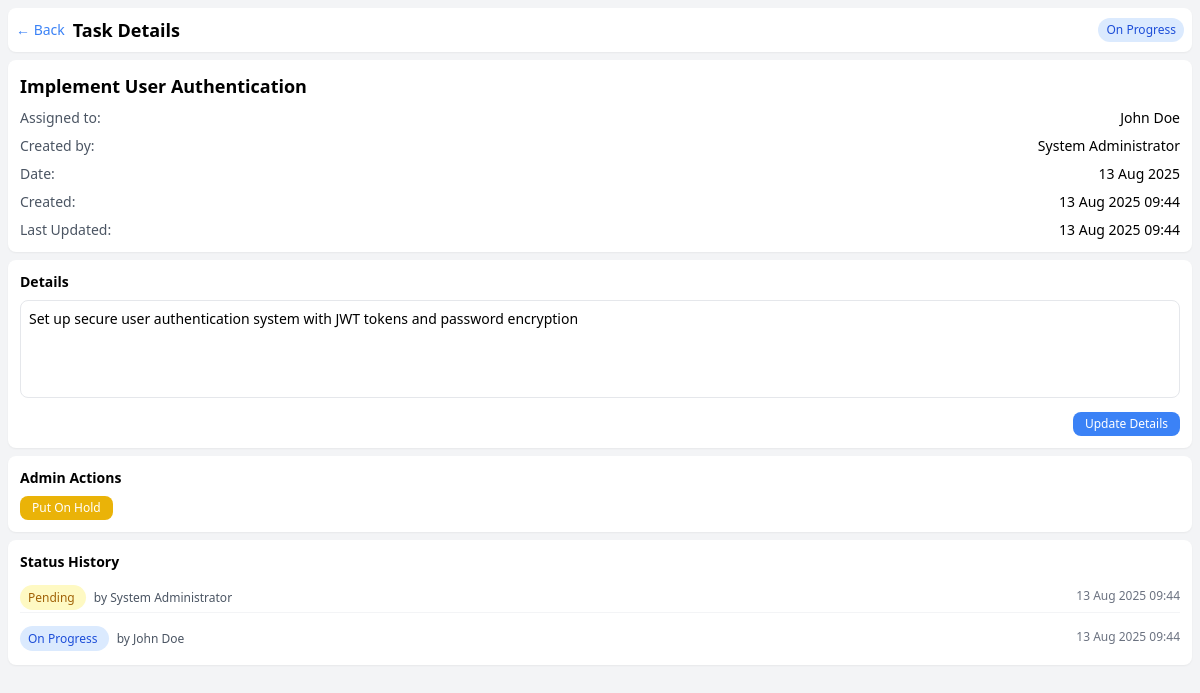
/task.php?id=2 (signed in), run on the app's committed database.
### tables this page shows
CREATE TABLE tasks (
    id INT PRIMARY KEY AUTO_INCREMENT,
    title VARCHAR(200) NOT NULL,
    details TEXT,
    date DATE NOT NULL,
    assigned_to INT NOT NULL,
    created_by INT NOT NULL,
    approved_by INT NULL,
    updated_by INT NULL,   
    status ENUM('Pending','On Progress','Done','Approved','On Hold') DEFAULT 'Pending',
    priority ENUM('low','medium','high') DEFAULT 'medium',
    estimated_hours DECIMAL(4,2) NULL,
    actual_hours DECIMAL(4,2) NULL,
    due_time TIME NULL,
    tags JSON NULL,
    attachments JSON NULL,
    completion_notes TEXT NULL,
    created_at TIMESTAMP DEFAULT CURRENT_TIMESTAMP,
    updated_at TIMESTAMP DEFAULT CURRENT_TIMESTAMP ON UPDATE CURRENT_TIMESTAMP,
    
    FOREIGN KEY (assigned_to) REFERENCES users(id) ON DELETE RESTRICT,
    FOREIGN KEY (created_by) REFERENCES users(id) ON DELETE RESTRICT,
    FOREIGN KEY (approved_by) REFERENCES users(id) ON DELETE SET NULL,
    FOREIGN KEY (updated_by) REFERENCES users(id) ON DELETE SET NULL,
    
    INDEX idx_assigned_to (assigned_to),
    INDEX idx_date (date),
    INDEX idx_status (status),
    INDEX idx_priority (priority),
    INDEX idx_created_by (created_by),
    INDEX idx_date_status (date, status),
    INDEX idx_assigned_date (assigned_to, date)
);

CREATE TABLE users (
    id INT PRIMARY KEY AUTO_INCREMENT,
    name VARCHAR(100) NOT NULL,
    email VARCHAR(150) UNIQUE NOT NULL,
    password VARCHAR(255) NOT NULL,
    role ENUM('admin','user') DEFAULT 'user',
    avatar VARCHAR(255) NULL,
    phone VARCHAR(20) NULL,
    department VARCHAR(100) NULL,
    is_active BOOLEAN DEFAULT TRUE,
    last_login TIMESTAMP NULL,
    failed_attempts INT DEFAULT 0,
    locked_until TIMESTAMP NULL,
    force_password_change BOOLEAN DEFAULT FALSE,
    created_at TIMESTAMP DEFAULT CURRENT_TIMESTAMP,
    updated_at TIMESTAMP DEFAULT CURRENT_TIMESTAMP ON UPDATE CURRENT_TIMESTAMP,
    
    INDEX idx_email (email),
    INDEX idx_role (role),
    INDEX idx_active (is_active)
);

CREATE TABLE status_logs (
    id INT PRIMARY KEY AUTO_INCREMENT,
    task_id INT NOT NULL,
    status ENUM('Pending','On Progress','Done','Approved','On Hold') NOT NULL,
    previous_status ENUM('Pending','On Progress','Done','Approved','On Hold') NULL,
    updated_by INT NOT NULL,
    comments TEXT NULL,
    timestamp TIMESTAMP DEFAULT CURRENT_TIMESTAMP,
    
    FOREIGN KEY (task_id) REFERENCES tasks(id) ON DELETE CASCADE,
    FOREIGN KEY (updated_by) REFERENCES users(id) ON DELETE RESTRICT,
    
    INDEX idx_task_id (task_id),
    INDEX idx_timestamp (timestamp),
    INDEX idx_updated_by (updated_by)
);

### includes/auth.php (called while the page is built, shortened)
<?php
function isAdmin() {
    return isset($_SESSION['role']) && $_SESSION['role'] === 'admin';
}
?>

### task.php (the view, shortened to what this page needs)
<?php
require_once 'includes/auth.php';
require_once 'includes/functions.php';
$taskId = $_GET['id'] ?? null;
$stmt = $pdo->prepare("
    SELECT t.*, u.name as assigned_name, c.name as created_name
    FROM tasks t
    LEFT JOIN users u ON t.assigned_to = u.id
    LEFT JOIN users c ON t.created_by = c.id
    WHERE t.id = ?
");
$stmt->execute([$taskId]);
$task = $stmt->fetch();
$stmt = $pdo->prepare("
    SELECT sl.*, u.name as updated_by_name
    FROM status_logs sl
    LEFT JOIN users u ON sl.updated_by = u.id
    WHERE sl.task_id = ?
    ORDER BY sl.timestamp DESC
");
$stmt->execute([$taskId]);
$statusLogs = $stmt->fetchAll();
?>
<!DOCTYPE html>
<html lang="en">
<head>
    <script src="https://cdn.tailwindcss.com"></script>
</head>
<body class="bg-gray-100 min-h-screen pb-16">
    <div class="p-2">
        <header class="flex justify-between items-center py-2 px-2 bg-white rounded-lg shadow-sm mb-2">
            <div class="flex items-center gap-2">
                <a href="<?= $_SESSION['role'] === 'admin' ? 'admin-dashboard.php' : 'index.php' ?>"
                   class="text-blue-500 text-sm">← Back</a>
                <h1 class="text-lg font-bold">Task Details</h1>
            </div>
            <span class="px-2 py-1 text-xs rounded-full <?= getStatusColor($task['status']) ?>">
                <?= $task['status'] ?>
            </span>
        </header>
        <div class="bg-white p-3 rounded-lg shadow-sm mb-2">
            <h2 class="text-lg font-semibold mb-2"><?= htmlspecialchars($task['title']) ?></h2>
            <div class="space-y-2 text-sm">
                <div class="flex justify-between">
                    <span class="text-gray-600">Assigned to:</span>
                    <span><?= htmlspecialchars($task['assigned_name']) ?></span>
                </div>
                <div class="flex justify-between">
                    <span class="text-gray-600">Created by:</span>
                    <span><?= htmlspecialchars($task['created_name']) ?></span>
                </div>
                <div class="flex justify-between">
                    <span class="text-gray-600">Date:</span>
                    <span><?= date('d M Y', strtotime($task['date'])) ?></span>
                </div>
                <div class="flex justify-between">
                    <span class="text-gray-600">Created:</span>
                    <span><?= date('d M Y H:i', strtotime($task['created_at'])) ?></span>
                </div>
                <div class="flex justify-between">
                    <span class="text-gray-600">Last Updated:</span>
                    <span><?= date('d M Y H:i', strtotime($task['updated_at'])) ?></span>
                </div>
            </div>
        </div>
        <div class="bg-white p-3 rounded-lg shadow-sm mb-2">
            <h3 class="text-sm font-semibold mb-2">Details</h3>
            <?php if (isAdmin() || $task['assigned_to'] == $_SESSION['user_id']): ?>
                <form method="POST" class="space-y-2">
                    <textarea name="details" rows="4"
                              class="w-full p-2 text-sm border rounded-lg resize-none focus:outline-none focus:ring-2 focus:ring-blue-500"
                              placeholder="Add task details..."><?= htmlspecialchars($task['details']) ?></textarea>
                    <div class="flex justify-end">
                        <button type="submit" name="action" value="update_details"
                                class="bg-blue-500 text-white px-3 py-1 rounded-lg text-xs">Update Details</button>
                    </div>
                </form>
            <?php else: ?>
                <p class="text-sm text-gray-700"><?= nl2br(htmlspecialchars($task['details'])) ?></p>
            <?php endif; ?>
        </div>
        <?php if (isAdmin()): ?>
            <div class="bg-white p-3 rounded-lg shadow-sm mb-2">
                <h3 class="text-sm font-semibold mb-2">Admin Actions</h3>
                <div class="flex gap-2 flex-wrap">
                    <button onclick="updateStatus(<?= $task['id'] ?>, 'On Hold')"
                            class="bg-yellow-500 text-white px-3 py-1 rounded-lg text-xs">Put On Hold</button>
                </div>
            </div>
        <?php endif; ?>
        <div class="bg-white p-3 rounded-lg shadow-sm">
            <h3 class="text-sm font-semibold mb-2">Status History</h3>
            <?php if (empty($statusLogs)): ?>
                <p class="text-xs text-gray-500">No status changes recorded</p>
            <?php else: ?>
                <div class="space-y-2">
                    <?php foreach ($statusLogs as $log): ?>
                        <div class="flex justify-between items-center py-1 border-b border-gray-100 last:border-b-0">
                            <div>
                                <span class="px-2 py-1 text-xs rounded-full <?= getStatusColor($log['status']) ?>">
                                    <?= $log['status'] ?>
                                </span>
                                <span class="text-xs text-gray-600 ml-2">by <?= htmlspecialchars($log['updated_by_name']) ?></span>
                            </div>
                            <span class="text-xs text-gray-500"><?= date('d M Y H:i', strtotime($log['timestamp'])) ?></span>
                        </div>
                    <?php endforeach; ?>
                </div>
            <?php endif; ?>
        </div>
    </div>
</body>
</html>
<?php
function getStatusColor($status) {
    switch ($status) {
        case 'Pending': return 'bg-yellow-100 text-yellow-700';
        case 'On Progress': return 'bg-blue-100 text-blue-700';
    }
}
?>

### data on the page
tasks: status "On Progress", title "Implement User Authentication", assigned_to.name "John Doe", created_by.name "System Administrator", date "13 Aug 2025", created_at "13 Aug 2025 09:44", updated_at "13 Aug 2025 09:44", details "Set up secure user authentication system with JWT tokens and password encryption"
status_logs: status "Pending", updated_by.name "System Administrator", timestamp "13 Aug 2025 09:44"
status_logs: status "On Progress", updated_by.name "John Doe", timestamp "13 Aug 2025 09:44"
